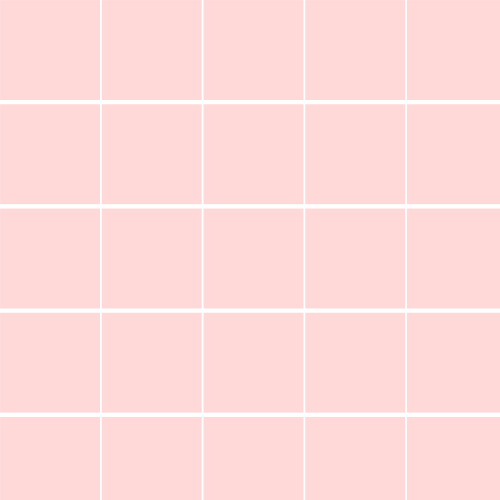
Frame 1 (no input)
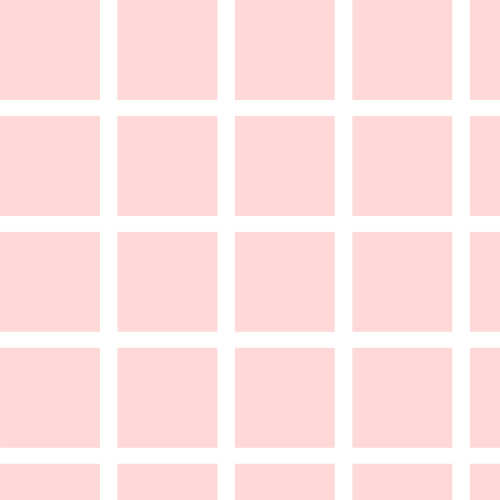
Frame 60 (the mouse pressed at the canvas centre just before this capture)
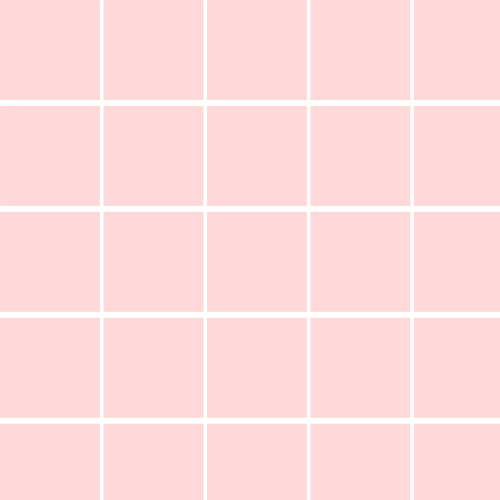
Frame 120 (the mouse held since frame 60 and released just before this capture)

The Processing sketch that drew these frames (run headless with seeded random() and noise(); from frame 60 on, the mouse is pressed at the canvas centre):

// Processing sketch: processing_151260
// ── processing_151260.pde

int fps = 24;
int copies = 100;
int objectWidth = 100;
int objectHeight = 100;
float rate = 1; 
float amplitude = 1;

void setup() {
  size(500, 500);
  background (0);
  rectMode(CENTER);
  frameRate(fps);
  colorMode(HSB);
}

void draw() {
  
  background(255);
  int m = millis();
  float Hz = rate  * 1000;
  float lfoSaw = map((m % Hz), 0, 1000, 0, amplitude); //Sawtooth LFO
  float lfoSine = map(sin(radians(360) * m % Hz), -1, 1, 0, amplitude); //Sinewave LFO

  
  for(float i = 0; i < 500; i = i + objectWidth + (lfoSine * 20)) { //try changing to lfoSine
    for(float j = 0; j < 500; j = j + objectHeight + (lfoSaw * 20)) { //try changing to lfoSine
    
    float objWidth = objectWidth;
    float objHeight = objectHeight;
    float tx = 0 + ((objWidth / 2) + i);
    float ty = (objHeight / 2) + j;
    float h = /*lfoSaw * */255;
    float s = 200;
    float b = /*lfoSine * */255;
    float a = /*lfoSaw * */50;
    
    movingObj(tx, ty, objWidth, objHeight, h, s, b, a);
    
  }
  }
 println("Sine LFO: " + lfoSine);
 println("Divide by milliseconds: " + Hz);
}

void movingObj(float x, float y, float objW, float objH, float hue, float sat, float bri, float alpha) {
  
  fill(hue, sat, bri, alpha);
  stroke(255, 20);
    rect(x,y, objW, objH);
}
